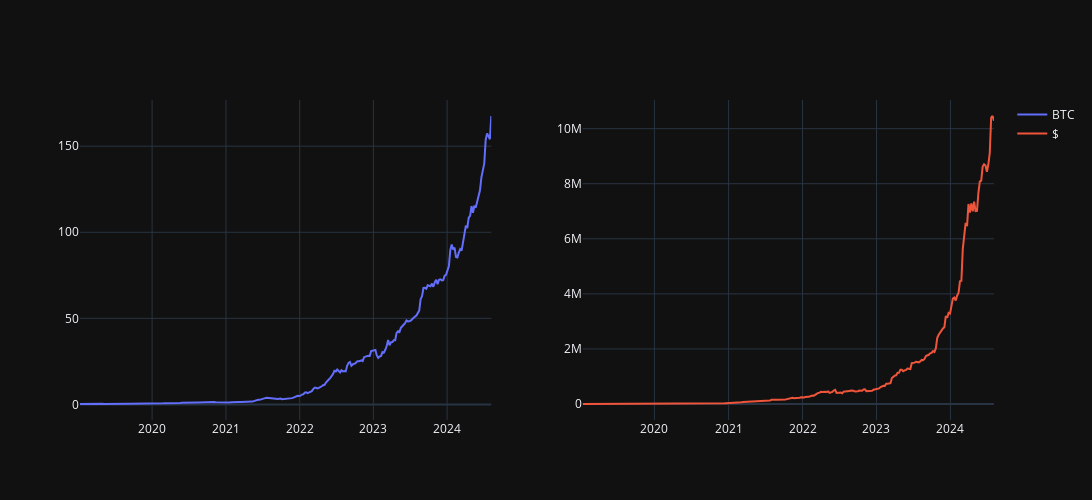

Notebook cell for this chart:
### Code cell
fig = make_subplots(rows=1, cols=2)

btc_df2['text'] = 'BTC Balance : ' + btc_df2['BTC_balance'].round(2).astype(str) + 'BTC'
fig.add_trace(go.Scatter(x=btc_df2['Date'], y=btc_df2['BTC_balance'],name='BTC',text=btc_df2['text']),row=1, col=1)


dollar_df2['text'] = 'Dollar Balance : ' + dollar_df2['Dollar_balance'].astype(int).astype(str) + '$ '
fig.add_trace(go.Scatter(x=dollar_df2['Date'], y=dollar_df2['Dollar_balance'],name='$',text = dollar_df2['text']),row=1, col=2)

fig.update_layout(
    width=1300,
    height=500,
)
fig.show()

### Figure 1 — Plotly figure (JSON) as saved in the notebook; plotly's stock layout.template omitted (floating-point values rounded to 4 significant figures; data arrays with more than 128 entries replaced by an {"elided": "..."} marker saying what was removed)
{"data": [{"name": "BTC", "text": {"elided": "292 str values"}, "x": {"elided": "292 str values"}, "y": {"elided": "292 float values"}, "type": "scatter", "xaxis": "x", "yaxis": "y"}, {"name": "$", "text": {"elided": "291 str values"}, "x": {"elided": "291 str values"}, "y": {"elided": "291 float values"}, "type": "scatter", "xaxis": "x2", "yaxis": "y2"}], "layout": {"xaxis": {"anchor": "y", "domain": [0.0, 0.45]}, "yaxis": {"anchor": "x", "domain": [0.0, 1.0]}, "xaxis2": {"anchor": "y2", "domain": [0.55, 1.0]}, "yaxis2": {"anchor": "x2", "domain": [0.0, 1.0]}, "width": 1300, "height": 500}}
